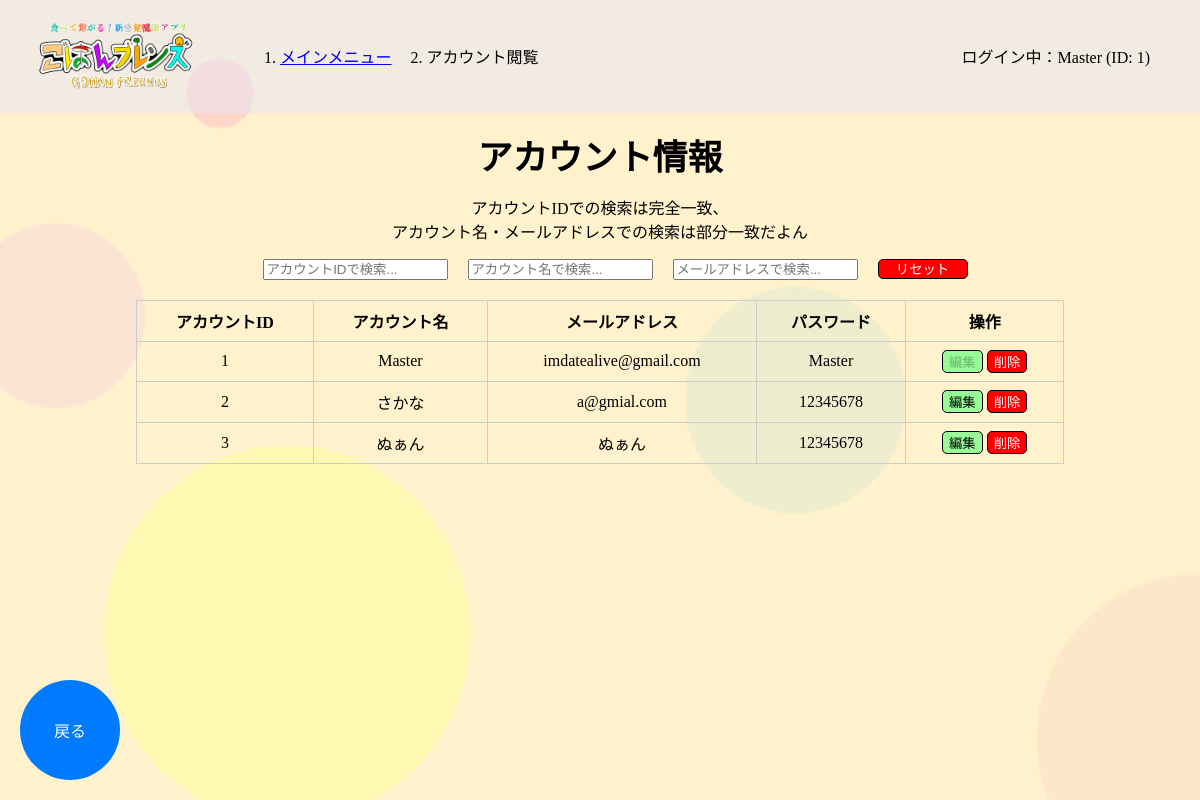
The page /master/account_look (signed in) on the database as committed earlier.
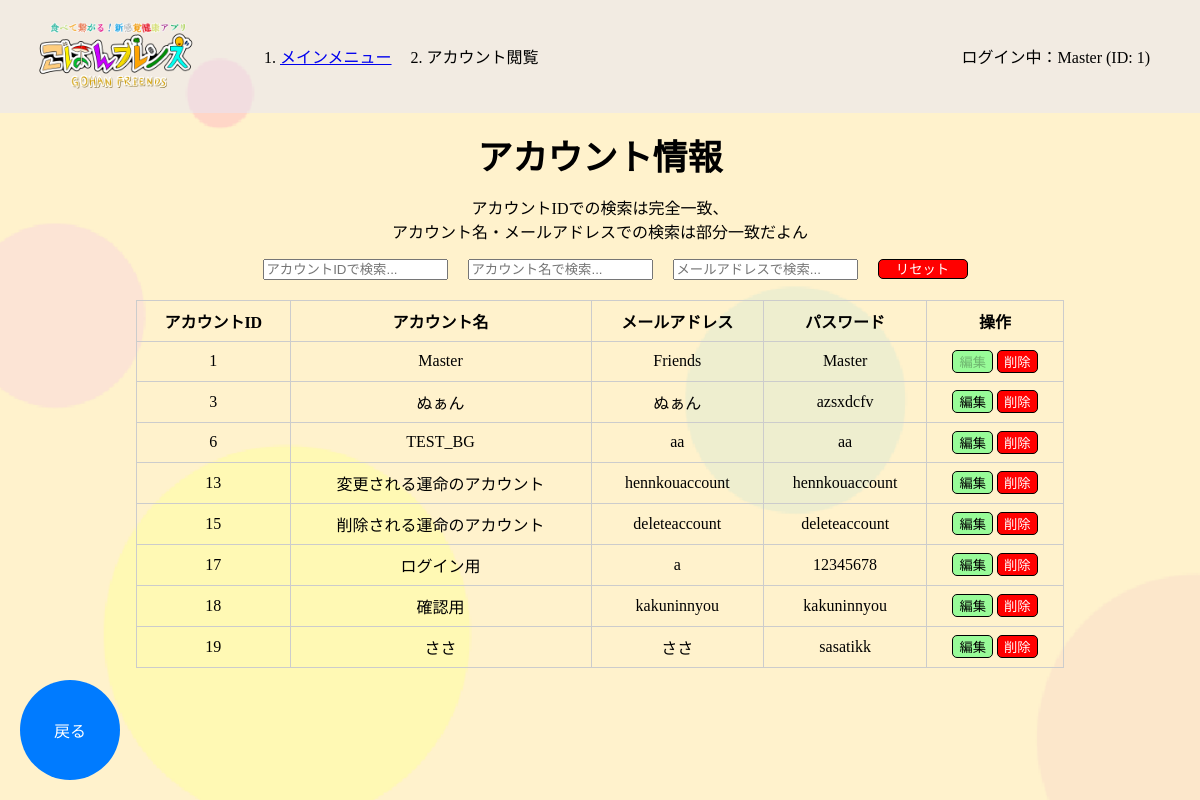
The same page on the database as committed later.
### tables this page shows
CREATE TABLE ACCOUNT (
                        ACCOUNT_ID INTEGER PRIMARY KEY AUTOINCREMENT,
                        ACCOUNT_NAME TEXT NOT NULL,
                        MAIL TEXT NOT NULL,
                        PASS TEXT NOT NULL
                    );

### app.py (the view)
@app.route('/master/account_look')
def account_look():
    if 'account_id' not in session or session.get('account_id') != 1:
        return redirect(url_for('mainmenu'))
    if 'account_name' in session:
        conn = get_db()
        cur = conn.cursor()
        cur.execute("SELECT ACCOUNT_ID, ACCOUNT_NAME, MAIL, PASS FROM ACCOUNT")
        accounts = cur.fetchall()
        cur.close()
        conn.close()
        breadcrumbs = [
            {"name": "メインメニュー", "url": "/mainmenu/mainmenu"},
            {"name": "アカウント閲覧", "url": "/master/account_look"}
        ]
        return render_template('master/account_look.html', accounts=accounts, breadcrumbs=breadcrumbs)

### app.py (called while the page is built)
def get_db():
    conn = sqlite3.connect(DATABASE)
    return conn

@app.context_processor
def inject_account_info():
    return {
        'account_name': session.get('account_name'),
        'account_id': session.get('account_id')
    }

### templates/master/account_look.html (shortened to what this page needs)
{% extends 'base.html' %}
{% block content %}
<div class="main-contents">
    <p class="main-text">アカウント情報<br><div class="txt-center">アカウントIDでの検索は完全一致、<br>アカウント名・メールアドレスでの検索は部分一致だよん</div></p>
    <div style="display: flex; justify-content: center; align-items: center; margin-bottom: 20px;">
        <input type="text" id="searchAccountId" placeholder="アカウントIDで検索..." oninput="searchAccounts()">
        <input type="text" id="searchAccountName" placeholder="アカウント名で検索..." oninput="searchAccounts()">
        <input type="text" id="searchEmail" placeholder="メールアドレスで検索..." oninput="searchAccounts()">
        <button id="resetButton" type="button" onclick="resetSearch()" class="reset-button">リセット</button>
    </div>
    <div class="table-container">
        <table>
            <tr>
                <th>アカウントID</th>
                <th>アカウント名</th>
                <th>メールアドレス</th>
                <th>パスワード</th>
                <th>操作</th>
            </tr>
            {% for account in accounts %}
            <tr>
                <td>{{ account[0] }}</td>
                <td data-original="{{ account[1] }}">{{ account[1] }}</td>
                <td data-original="{{ account[2] }}">{{ account[2] }}</td>
                <td data-original="{{ account[3] }}">{{ account[3] }}</td>
                <td>
                    {% if account[0] == 1 %}
                    <button class="edit-button" type="button" disabled>編集</button>
                    <button class="delete-button" type="button" disabled>削除</button>
                    {% else %}
                    <button class="edit-button" type="button"
                        onclick="editRow(this.parentElement.parentElement)">編集</button>
                    <button class="delete-button" type="button"
                        onclick="showDeleteConfirmation(this.parentElement.parentElement)">削除</button>
                    {% endif %}
                </td>
            </tr>
            {% endfor %}
        </table>
    </div>
    <div class="back-button-container">
        <button id="back-button" onclick="location.href='{{ url_for('mainmenu') }}';" class="back-button">戻る</button>
    </div>
</div>
{% endblock %}

Rows that differ between the two databases and show on the page:
removed ACCOUNT: ACCOUNT_ID "2", ACCOUNT_NAME "さかな", MAIL "a@gmial.com", PASS "12345678", shows "編集"
changed ACCOUNT "Master": MAIL "imdatealive@gmail.com" → "Friends"
changed ACCOUNT "ぬぁん": PASS "12345678" → "azsxdcfv"
added ACCOUNT: ACCOUNT_ID "6", ACCOUNT_NAME "TEST_BG", MAIL "aa", PASS "aa", shows "編集"
added ACCOUNT: ACCOUNT_ID "13", ACCOUNT_NAME "変更される運命のアカウント", MAIL "hennkouaccount", PASS "hennkouaccount", shows "編集"
added ACCOUNT: ACCOUNT_ID "15", ACCOUNT_NAME "削除される運命のアカウント", MAIL "deleteaccount", PASS "deleteaccount", shows "編集"
added ACCOUNT: ACCOUNT_ID "17", ACCOUNT_NAME "ログイン用", MAIL "a", PASS "12345678", shows "編集"
added ACCOUNT: ACCOUNT_ID "18", ACCOUNT_NAME "確認用", MAIL "kakuninnyou", PASS "kakuninnyou", shows "編集"
added ACCOUNT: ACCOUNT_ID "19", ACCOUNT_NAME "ささ", MAIL "ささ", PASS "sasatikk", shows "編集"
